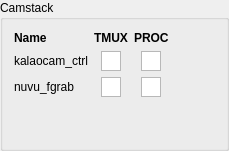
      <widget class="QGroupBox" name="camstack_groupbox">
       <property name="title">
        <string>Camstack</string>
       </property>
       <layout class="QGridLayout" name="gridLayout">
        <item row="0" column="1">
         <spacer name="horizontalSpacer_9">
          <property name="orientation">
           <enum>Qt::Orientation::Horizontal</enum>
          </property>
          <property name="sizeHint" stdset="0">
           <size>
            <width>40</width>
            <height>20</height>
           </size>
          </property>
         </spacer>
        </item>
        <item row="0" column="0">
         <layout class="QGridLayout" name="camstack_layout" columnstretch="0,0,0">
          <item row="0" column="2" alignment="Qt::AlignmentFlag::AlignHCenter">
           <widget class="QLabel" name="camstack_proc_label">
            <property name="font">
             <font>
              <bold>true</bold>
             </font>
            </property>
            <property name="text">
             <string>PROC</string>
            </property>
           </widget>
          </item>
          <item row="0" column="1" alignment="Qt::AlignmentFlag::AlignHCenter">
           <widget class="QLabel" name="camstack_tmux_label">
            <property name="font">
             <font>
              <bold>true</bold>
             </font>
            </property>
            <property name="text">
             <string>TMUX</string>
            </property>
           </widget>
          </item>
          <item row="1" column="0">
           <widget class="QLabel" name="kalaocamctrl_label">
            <property name="text">
             <string>kalaocam_ctrl</string>
            </property>
           </widget>
          </item>
          <item row="1" column="2" alignment="Qt::AlignmentFlag::AlignHCenter">
           <widget class="KStatusIndicator" name="kalaocamctrl_proc_indicator">
            <property name="sizePolicy">
             <sizepolicy hsizetype="Fixed" vsizetype="Fixed">
              <horstretch>0</horstretch>
              <verstretch>0</verstretch>
             </sizepolicy>
            </property>
            <property name="minimumSize">
             <size>
              <width>20</width>
              <height>20</height>
             </size>
            </property>
            <property name="maximumSize">
             <size>
              <width>20</width>
              <height>20</height>
             </size>
            </property>
            <property name="cursor" stdset="0">
             <cursorShape>WhatsThisCursor</cursorShape>
            </property>
           </widget>
          </item>
          <item row="1" column="1" alignment="Qt::AlignmentFlag::AlignHCenter">
           <widget class="KStatusIndicator" name="kalaocamctrl_tmux_indicator">
            <property name="sizePolicy">
             <sizepolicy hsizetype="Fixed" vsizetype="Fixed">
              <horstretch>0</horstretch>
              <verstretch>0</verstretch>
             </sizepolicy>
            </property>
            <property name="minimumSize">
             <size>
              <width>20</width>
              <height>20</height>
             </size>
            </property>
            <property name="maximumSize">
             <size>
              <width>20</width>
              <height>20</height>
             </size>
            </property>
            <property name="cursor" stdset="0">
             <cursorShape>WhatsThisCursor</cursorShape>
            </property>
           </widget>
          </item>
          <item row="0" column="0">
           <widget class="QLabel" name="camstack_name_label">
            <property name="font">
             <font>
              <bold>true</bold>
             </font>
            </property>
            <property name="text">
             <string>Name</string>
            </property>
           </widget>
          </item>
          <item row="2" column="0">
           <widget class="QLabel" name="nuvufgrab_label">
            <property name="text">
             <string>nuvu_fgrab</string>
            </property>
           </widget>
          </item>
          <item row="2" column="1" alignment="Qt::AlignmentFlag::AlignHCenter">
           <widget class="KStatusIndicator" name="nuvufgrab_tmux_indicator">
            <property name="sizePolicy">
             <sizepolicy hsizetype="Fixed" vsizetype="Fixed">
              <horstretch>0</horstretch>
              <verstretch>0</verstretch>
             </sizepolicy>
            </property>
            <property name="minimumSize">
             <size>
              <width>20</width>
              <height>20</height>
             </size>
            </property>
            <property name="maximumSize">
             <size>
              <width>20</width>
              <height>20</height>
             </size>
            </property>
            <property name="cursor" stdset="0">
             <cursorShape>WhatsThisCursor</cursorShape>
            </property>
           </widget>
          </item>
          <item row="2" column="2" alignment="Qt::AlignmentFlag::AlignHCenter">
           <widget class="KStatusIndicator" name="nuvufgrab_proc_indicator">
            <property name="sizePolicy">
             <sizepolicy hsizetype="Fixed" vsizetype="Fixed">
              <horstretch>0</horstretch>
              <verstretch>0</verstretch>
             </sizepolicy>
            </property>
            <property name="minimumSize">
             <size>
              <width>20</width>
              <height>20</height>
             </size>
            </property>
            <property name="maximumSize">
             <size>
              <width>20</width>
              <height>20</height>
             </size>
            </property>
            <property name="cursor" stdset="0">
             <cursorShape>WhatsThisCursor</cursorShape>
            </property>
           </widget>
          </item>
         </layout>
        </item>
        <item row="1" column="0" colspan="2">
         <spacer name="verticalSpacer_11">
          <property name="orientation">
           <enum>Qt::Orientation::Vertical</enum>
          </property>
          <property name="sizeHint" stdset="0">
           <size>
            <width>20</width>
            <height>40</height>
           </size>
          </property>
         </spacer>
        </item>
       </layout>
      </widget>
